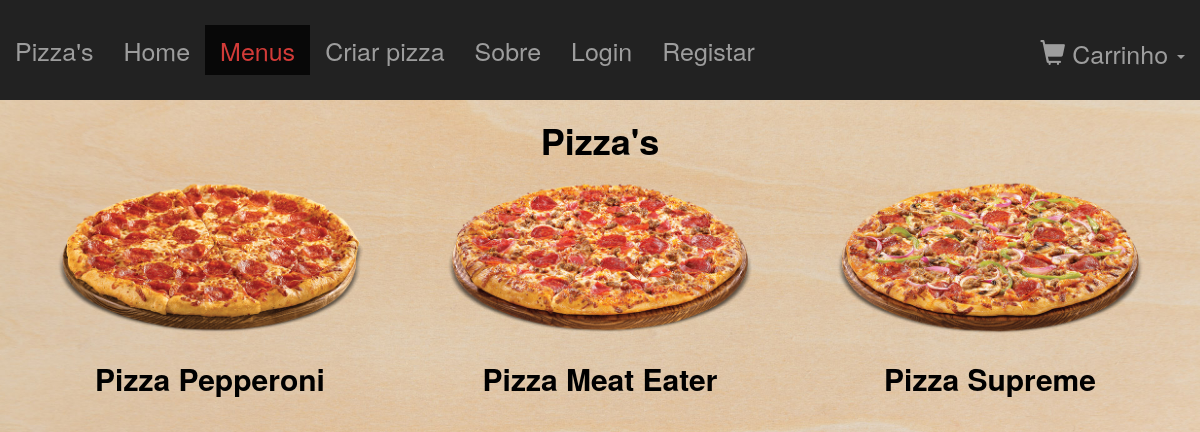
Screenshot of /pages/menus.php with the database file from the repository.
### tables this page shows
CREATE TABLE IF NOT EXISTS `pizza` (
  `ID` int(11) NOT NULL COMMENT 'ID da pizza',
  `nome` varchar(100) NOT NULL COMMENT 'Nome da pizza',
  `imagem` varchar(535) NOT NULL COMMENT 'Caminho da imagem da pizza',
  `pizzaPredefinida` tinyint(1) NOT NULL COMMENT 'Significa se a pizza é predefinida (criada por funcionário) (0 - Não | 1 - Sim)',
  `pizzaPersonalizada` tinyint(1) NOT NULL COMMENT 'Significa se a pizza é personalizada (criada por um cliente) (0 - Não | 1 - Sim)',
  `pessoaID` int(11) DEFAULT NULL COMMENT 'ID da pessoa que criou a pizza personalizada (NULL se a pizza é predefinida criada por um funcionário)'
);

### pages/menus.php (the view, shortened to what this page needs)
<?php
    require_once('../php/bd.php');
?>
<?php
    require_once './partials/header2.php';
    $sql='SELECT ID, nome, imagem FROM pizza WHERE pizzaPredefinida=1;';
    $result = $PDO->query($sql);
    $listaPizzas = $result->fetchAll();
?>
<div class="container-fluid paddingLess marTop">
    <div class="col-md-12 text-center">
        <h1><b>Pizza's</b></h1>
        <?php foreach ($listaPizzas as $pizza){ ?>
            <a href="./pizza.php?id=<?=$pizza['ID']?>" class="noDecoration">
                <div class="col-md-4">
                    <img src="<?=$pizza['imagem']?>" class="img-responsive" alt="<?=$pizza['nome']?>">
                    <h2><b><?=$pizza['nome']?></b></h2>
                </div>
            </a>
        <?php } ?>
    </div>
</div>

### pages/partials/header2.php (shortened to what this page needs)
    <link rel="stylesheet" href="/css/bootstrap.min.css">
    <link rel="stylesheet" href="/css/fontAwesome/css/font-awesome.min.css">
    <link rel="stylesheet" href="/css/style.css">
</head>
<body class="woodBackground">
    <nav class="navbar navbar-inverse navbar-fixed-top">
        <div class="container-fluid">
            <div class="navbar-header">
                <a class="navbar-brand" href="/index.php">Pizza's</a>
            </div>
            <div class="collapse navbar-collapse" id="bs-example-navbar-collapse-1">
                <ul class="nav navbar-nav">
                    <li <?php if(($_SERVER['REQUEST_URI']=='/index.php') || ($_SERVER['REQUEST_URI']=='/')){echo 'class="active"';} ?>><a href="/index.php">Home<span class="sr-only">(current)</span></a></li>
                    <li <?php if($_SERVER['REQUEST_URI']=='/pages/menus.php'){echo 'class="active"';} ?>><a href="/pages/menus.php">Menus</a></li>
                    <li <?php if($_SERVER['REQUEST_URI']=='/pages/criarPizza.php'){echo 'class="active"';} ?>><a href="/pages/criarPizza.php">Criar pizza</a></li>
                    <li <?php if($_SERVER['REQUEST_URI']=='/pages/sobre.php'){echo 'class="active"';} ?>><a href="/pages/sobre.php">Sobre</a></li>
                    <?php if(!isset($_SESSION['pessoaLogada'])){ ?>
                        <li <?php if($_SERVER['REQUEST_URI']=='/pages/login.php'){echo 'class="active"';} ?>><a href="/pages/login.php">Login</a></li>
                        <li <?php if($_SERVER['REQUEST_URI']=='/pages/registar.php'){echo 'class="active"';} ?>><a href="/pages/registar.php">Registar</a></li>
                    <?php } ?>
                </ul>
                <ul class="nav navbar-nav navbar-right">
                    <li class="dropdown" id="cart">
                        <a href="#" class="dropdown-toggle" data-toggle="dropdown" role="button" aria-expanded="false"><span class="glyphicon glyphicon-shopping-cart"></span>  Carrinho  <span class="caret"></span></a>
                    </li>
                </ul>
            </div>
        </div>
    </nav>

### css/style.css (style rules this page uses)
.paddingLess { padding-right: 0px; padding-left: 0px; }
.navbar { margin-bottom: 0px; border-bottom-width: 0px; height: 100px; font-size: 25px; }
.navbar-inverse .container-fluid { margin-top: 25px; }
.navbar-brand { font-size: 25px; }
.navbar-inverse .navbar-nav>.active>a { color: #d23b38; }
html, body { height:100%; }
.carousel,.item,.active { height:100%; }
.woodBackground { background: url('../img/woodBackground.jpg') no-repeat center center fixed; -webkit-background-size: cover; -moz-background-size: cover; -o-background-size: cover; background-size: cover; height: 100%; display: flex; flex-flow: column; }
.marTop { margin-top: 100px; }
.marTop h1 { color: black; }
.noDecoration { text-decoration: none; color: black; }

### rows the page displays
pizza: imagem (picture), nome "Pizza Pepperoni"
pizza: imagem (picture), nome "Pizza Meat Eater"
pizza: imagem (picture), nome "Pizza Supreme"
